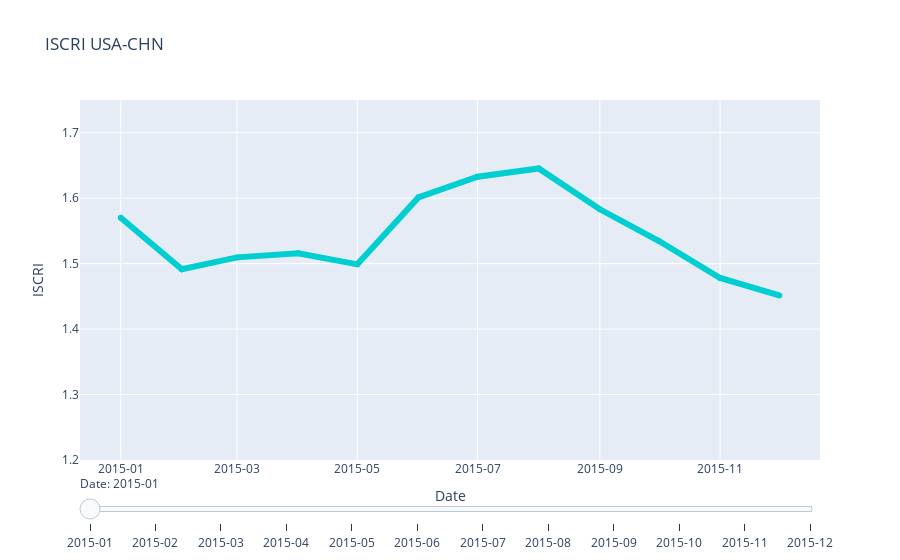

The notebook cell saved with this chart:
### Code cell
fig = go.Figure()

for step in np.arange(len(df)):
    fig.add_trace(
        go.Scatter(
            visible=False,
            line=dict(color="#00CED1", width=6),
            name=f"Month {step}",
            x=df.year_month,
            y=df.iscri[step:],
        ))

fig.data[0].visible = True

steps = []
for index, row in df.iterrows():
    step = dict(
        method="update",
        args=[{"visible": [False] * len(fig.data)},
              # {"title": f"Date: {row['year']}-{row['month']:02d}"},
             ],
        label=f"{row['year']}-{row['month']:02d}",
    )
    step["args"][0]["visible"][index] = True
    steps.append(step)
    
sliders = [dict(
    active=0,
    currentvalue={"prefix": "Date: "},
    pad={"t": len(df)},
    steps=steps
)]

fig.update_layout(
    sliders=sliders,
    height=500,
    title="ISCRI USA-CHN",
    # xaxis_title="Date",
    yaxis_title="ISCRI",
    # legend_title="Legend",
    xaxis=dict(tickformat="%Y-%m")
)
fig.update_yaxes(range=[1.2, 1.75])
# fig.write_html("data/out.html")
fig.show()

### Figure 1 — Plotly figure (JSON) as saved in the notebook; plotly's stock layout.template omitted (floating-point values rounded to 4 significant figures)
{"data": [{"line": {"color": "#00CED1", "width": 6}, "name": "Month 0", "type": "scatter", "visible": true, "x": ["2015-1", "2015-2", "2015-3", "2015-4", "2015-5", "2015-6", "2015-7", "2015-8", "2015-9", "2015-10", "2015-11", "2015-12"], "y": [1.57, 1.491, 1.51, 1.516, 1.499, 1.601, 1.633, 1.645, 1.583, 1.535, 1.478, 1.451]}, {"line": {"color": "#00CED1", "width": 6}, "name": "Month 1", "type": "scatter", "visible": false, "x": ["2015-1", "2015-2", "2015-3", "2015-4", "2015-5", "2015-6", "2015-7", "2015-8", "2015-9", "2015-10", "2015-11", "2015-12"], "y": [1.491, 1.51, 1.516, 1.499, 1.601, 1.633, 1.645, 1.583, 1.535, 1.478, 1.451]}, {"line": {"color": "#00CED1", "width": 6}, "name": "Month 2", "type": "scatter", "visible": false, "x": ["2015-1", "2015-2", "2015-3", "2015-4", "2015-5", "2015-6", "2015-7", "2015-8", "2015-9", "2015-10", "2015-11", "2015-12"], "y": [1.51, 1.516, 1.499, 1.601, 1.633, 1.645, 1.583, 1.535, 1.478, 1.451]}, {"line": {"color": "#00CED1", "width": 6}, "name": "Month 3", "type": "scatter", "visible": false, "x": ["2015-1", "2015-2", "2015-3", "2015-4", "2015-5", "2015-6", "2015-7", "2015-8", "2015-9", "2015-10", "2015-11", "2015-12"], "y": [1.516, 1.499, 1.601, 1.633, 1.645, 1.583, 1.535, 1.478, 1.451]}, {"line": {"color": "#00CED1", "width": 6}, "name": "Month 4", "type": "scatter", "visible": false, "x": ["2015-1", "2015-2", "2015-3", "2015-4", "2015-5", "2015-6", "2015-7", "2015-8", "2015-9", "2015-10", "2015-11", "2015-12"], "y": [1.499, 1.601, 1.633, 1.645, 1.583, 1.535, 1.478, 1.451]}, {"line": {"color": "#00CED1", "width": 6}, "name": "Month 5", "type": "scatter", "visible": false, "x": ["2015-1", "2015-2", "2015-3", "2015-4", "2015-5", "2015-6", "2015-7", "2015-8", "2015-9", "2015-10", "2015-11", "2015-12"], "y": [1.601, 1.633, 1.645, 1.583, 1.535, 1.478, 1.451]}, {"line": {"color": "#00CED1", "width": 6}, "name": "Month 6", "type": "scatter", "visible": false, "x": ["2015-1", "2015-2", "2015-3", "2015-4", "2015-5", "2015-6", "2015-7", "2015-8", "2015-9", "2015-10", "2015-11", "2015-12"], "y": [1.633, 1.645, 1.583, 1.535, 1.478, 1.451]}, {"line": {"color": "#00CED1", "width": 6}, "name": "Month 7", "type": "scatter", "visible": false, "x": ["2015-1", "2015-2", "2015-3", "2015-4", "2015-5", "2015-6", "2015-7", "2015-8", "2015-9", "2015-10", "2015-11", "2015-12"], "y": [1.645, 1.583, 1.535, 1.478, 1.451]}, {"line": {"color": "#00CED1", "width": 6}, "name": "Month 8", "type": "scatter", "visible": false, "x": ["2015-1", "2015-2", "2015-3", "2015-4", "2015-5", "2015-6", "2015-7", "2015-8", "2015-9", "2015-10", "2015-11", "2015-12"], "y": [1.583, 1.535, 1.478, 1.451]}, {"line": {"color": "#00CED1", "width": 6}, "name": "Month 9", "type": "scatter", "visible": false, "x": ["2015-1", "2015-2", "2015-3", "2015-4", "2015-5", "2015-6", "2015-7", "2015-8", "2015-9", "2015-10", "2015-11", "2015-12"], "y": [1.535, 1.478, 1.451]}, {"line": {"color": "#00CED1", "width": 6}, "name": "Month 10", "type": "scatter", "visible": false, "x": ["2015-1", "2015-2", "2015-3", "2015-4", "2015-5", "2015-6", "2015-7", "2015-8", "2015-9", "2015-10", "2015-11", "2015-12"], "y": [1.478, 1.451]}, {"line": {"color": "#00CED1", "width": 6}, "name": "Month 11", "type": "scatter", "visible": false, "x": ["2015-1", "2015-2", "2015-3", "2015-4", "2015-5", "2015-6", "2015-7", "2015-8", "2015-9", "2015-10", "2015-11", "2015-12"], "y": [1.451]}], "layout": {"autosize": true, "legend": {"title": {"text": "Legend"}}, "sliders": [{"active": 0, "currentvalue": {"prefix": "Date: "}, "pad": {"t": 12}, "steps": [{"args": [{"visible": [true, false, false, false, false, false, false, false, false, false, false, false]}], "label": "2015-01", "method": "update"}, {"args": [{"visible": [false, true, false, false, false, false, false, false, false, false, false, false]}], "label": "2015-02", "method": "update"}, {"args": [{"visible": [false, false, true, false, false, false, false, false, false, false, false, false]}], "label": "2015-03", "method": "update"}, {"args": [{"visible": [false, false, false, true, false, false, false, false, false, false, false, false]}], "label": "2015-04", "method": "update"}, {"args": [{"visible": [false, false, false, false, true, false, false, false, false, false, false, false]}], "label": "2015-05", "method": "update"}, {"args": [{"visible": [false, false, false, false, false, true, false, false, false, false, false, false]}], "label": "2015-06", "method": "update"}, {"args": [{"visible": [false, false, false, false, false, false, true, false, false, false, false, false]}], "label": "2015-07", "method": "update"}, {"args": [{"visible": [false, false, false, false, false, false, false, true, false, false, false, false]}], "label": "2015-08", "method": "update"}, {"args": [{"visible": [false, false, false, false, false, false, false, false, true, false, false, false]}], "label": "2015-09", "method": "update"}, {"args": [{"visible": [false, false, false, false, false, false, false, false, false, true, false, false]}], "label": "2015-10", "method": "update"}, {"args": [{"visible": [false, false, false, false, false, false, false, false, false, false, true, false]}], "label": "2015-11", "method": "update"}, {"args": [{"visible": [false, false, false, false, false, false, false, false, false, false, false, true]}], "label": "2015-12", "method": "update"}]}], "title": {"text": "ISCRI USA-CHN"}, "xaxis": {"autorange": true, "range": ["2014-12-11 18:18:49.9746", "2015-12-21 05:41:10.0254"], "tickformat": "%Y-%m", "title": {"text": "Date"}, "type": "date"}, "yaxis": {"range": [1.2, 1.75], "title": {"text": "ISCRI"}, "type": "linear"}}}
